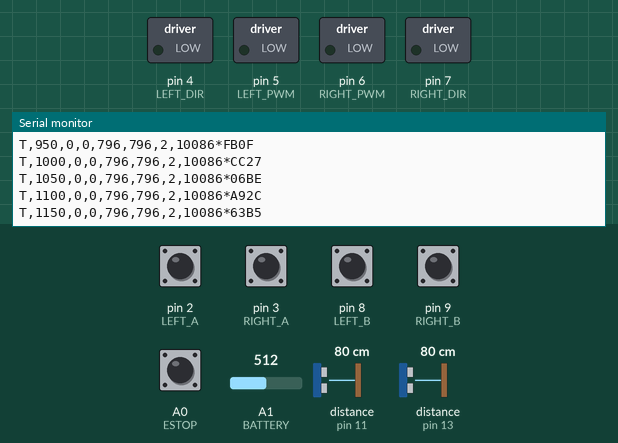
This sketch was run on a simulated Arduino Uno, built with avr-gcc and run on an emulated ATmega328P. Shown: switched loads named in the sketch (green lamp = pin HIGH), the last lines printed to the serial monitor. Wiring (inferred from the names in the program): 2 × ultrasonic range finder: trigger pin 10, echo pin 11 / trigger pin 12, echo pin 13. The inputs (shaded band) are chosen by the test bench; at power-on: A0 (ESTOP), pin 2 (LEFT_A), pin 3 (RIGHT_A), pin 8 (LEFT_B), pin 9 (RIGHT_B) HIGH, distance to the obstacle (sensors on pin 11, pin 13) 80 cm, A1 (BATTERY) = 512. The echo pulse lasts 58.3 µs per cm; pins used as bus, display or sensor lines are not drawn.

Above: at 1.2 s.
1.3 s: distance to the obstacle (sensor on pin 11) set to 2 cm
At 1.42 s:
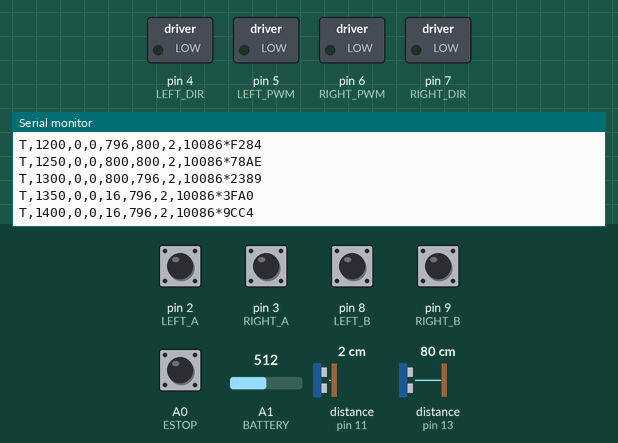
2.9 s: distance to the obstacle (sensor on pin 13) set to 2 cm
At 2.92 s:
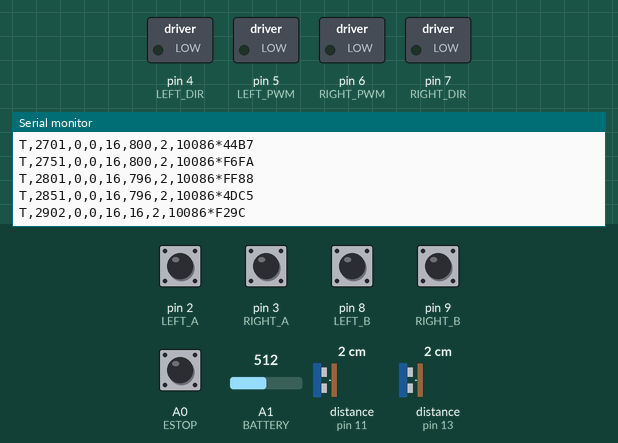
4.8 s: A1 (BATTERY) set to 490
At 4.82 s:
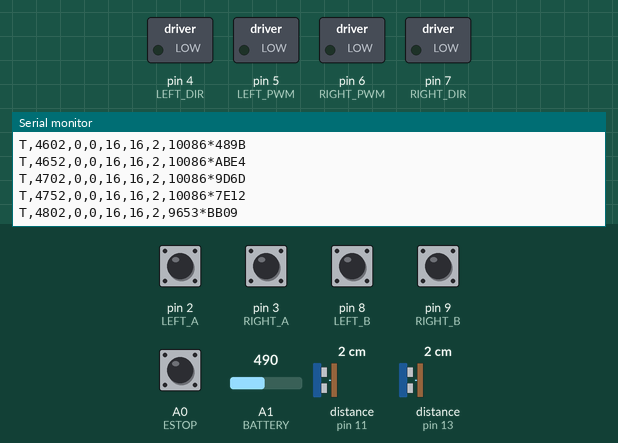
6.8 s: pin 2 (LEFT_A) pulled LOW for 0.15 s
At 7.17 s:
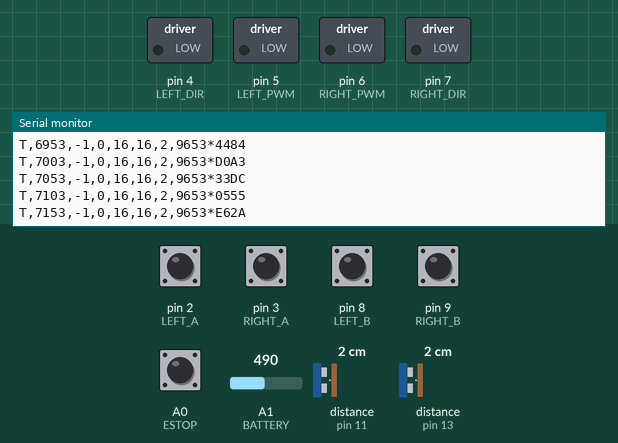
9.0 s: pin 3 (RIGHT_A) pulled LOW for 0.15 s
At 9.32 s:
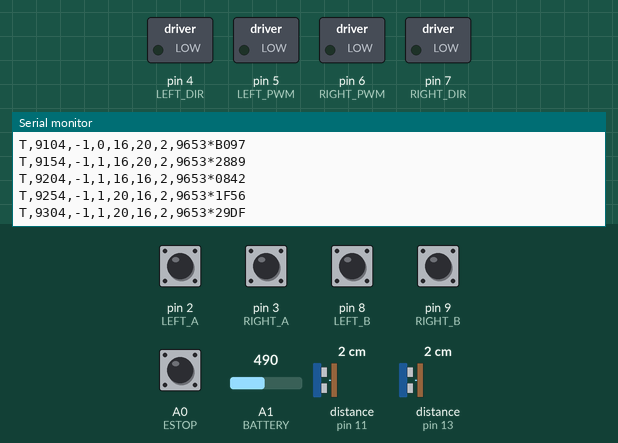
11.0 s: A0 (ESTOP) pulled LOW for 0.15 s
At 11.42 s:
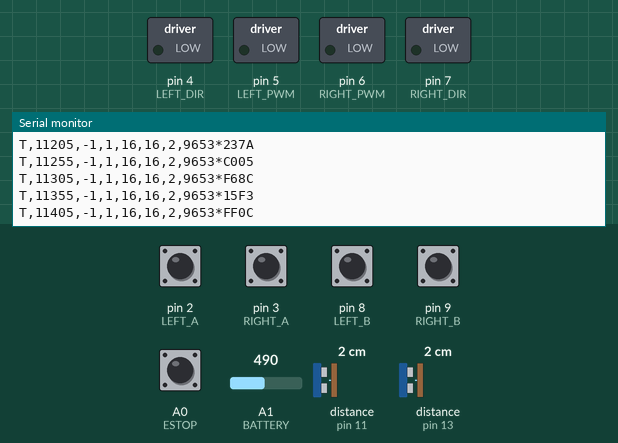
Timing chart, 0 to 13.9 s (numbered marks = the images above; inputs shaded):
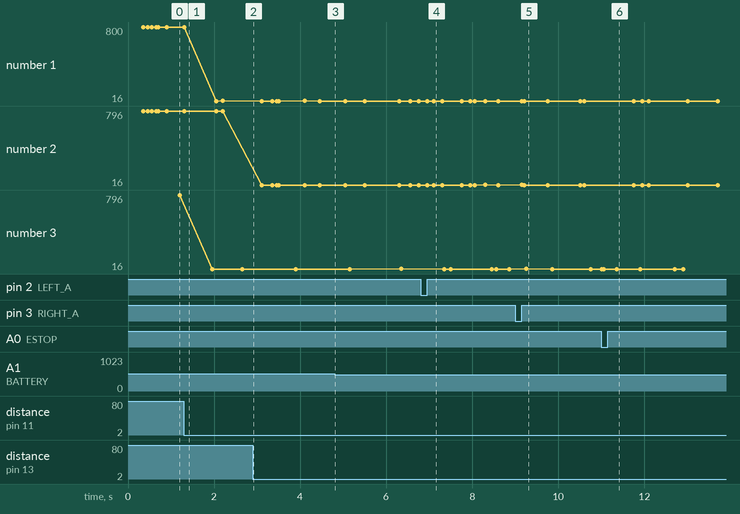

Measured:
- after the input at 1.3 s, the serial monitor: prints a new line after 0.05 s (image 1)
- plotted number 1: 796 → 20 after the input at 1.3 s
- plotted number 3: 796 → 16 after the input at 1.3 s

The sketch:

ostinato_board.ino
```cpp
// Motor board program for the Ostinato rover: an Arduino-compatible board with
// 5 V or 3.3 V logic, two DC motors with quadrature encoders, a motor driver that takes
// PWM and direction, two HC-SR04 distance sensors, and the emergency stop switch.
//
// Nothing has been built. Pin numbers and the constants marked CHECK are placeholders:
// set them for the parts you buy, then run `python -m ostinato.bench` with the wheels
// off the ground before driving. This is on top of a switch that cuts motor power,
// never instead of it.
//
// It compiles and runs on a computer against firmware/host/Arduino.h, with a simulated
// motor, in the tests.

#include <Arduino.h>

#include "motor_guard.h"
#include "wheel.h"

// CHECK: pins
const int LEFT_PWM = 5, LEFT_DIR = 4, RIGHT_PWM = 6, RIGHT_DIR = 7;
const int LEFT_A = 2, LEFT_B = 8, RIGHT_A = 3, RIGHT_B = 9;  // A pins must take interrupts
const int FRONT_TRIG = 10, FRONT_ECHO = 11, REAR_TRIG = 12, REAR_ECHO = 13;
const int ESTOP = A0;  // normally closed switch to ground: pressed or unplugged reads HIGH
const int BATTERY = A1;  // through a divider; see docs/WIRING.md

// CHECK: from the encoder's counts per turn and the wheel's size
const float MM_PER_TICK = 0.5f;
const uint32_t STEP_MS = 50;  // control and report period
// CHECK: battery mV for each count of analogRead. A 10k over 3.3k divider on a 5 V board:
// 5000 / 1023 * (10 + 3.3) / 3.3 = 19.7, for up to 20 V. Measure with a meter and adjust.
const float BATTERY_MV_PER_COUNT = 19.7f;
// CHECK: below this for CUTOFF_MS the board stops the motors until it is restarted, even
// if the computer is gone. 3.2 V a cell for a three-cell lithium battery. Readings under
// 1 V mean the divider is not wired, and are ignored.
const int BATTERY_CUTOFF_MV = 9600;
const uint32_t CUTOFF_MS = 1000;

ostinato::MotorGuard guard;
ostinato::Wheel left(MM_PER_TICK), right(MM_PER_TICK);
volatile long leftTicks = 0, rightTicks = 0;
uint32_t lastStep = 0;
int front = -1, rear = -1;  // mm; -1 when the sensor did not answer
bool readFront = true;
bool flat = false;      // latched: the battery stayed below the cutoff
uint32_t lowSince = 0;  // when it went below, or 0

void leftEdge() { leftTicks += digitalRead(LEFT_B) ? -1 : 1; }
void rightEdge() { rightTicks += digitalRead(RIGHT_B) ? 1 : -1; }  // mirrored on the other side

// One HC-SR04 reading in mm. -1 if it did not answer; 4000 if nothing is in range.
int distance(int trig, int echo) {
  digitalWrite(trig, LOW);
  delayMicroseconds(2);
  digitalWrite(trig, HIGH);
  delayMicroseconds(10);
  digitalWrite(trig, LOW);
  unsigned long us = pulseIn(echo, HIGH, 30000UL);
  if (us == 0) return -1;
  if (us >= 23000UL) return 4000;
  return (int)(us * 343UL / 2000UL);
}

void drive(int pwm, int pin, int dir) {
  digitalWrite(dir, pwm < 0 ? HIGH : LOW);
  analogWrite(pin, pwm < 0 ? -pwm : pwm);
}

void setup() {
  // Motors off before anything else.
  pinMode(LEFT_PWM, OUTPUT);
  pinMode(RIGHT_PWM, OUTPUT);
  analogWrite(LEFT_PWM, 0);
  analogWrite(RIGHT_PWM, 0);
  pinMode(LEFT_DIR, OUTPUT);
  pinMode(RIGHT_DIR, OUTPUT);
  pinMode(LEFT_A, INPUT_PULLUP);
  pinMode(LEFT_B, INPUT_PULLUP);
  pinMode(RIGHT_A, INPUT_PULLUP);
  pinMode(RIGHT_B, INPUT_PULLUP);
  pinMode(FRONT_TRIG, OUTPUT);
  pinMode(REAR_TRIG, OUTPUT);
  pinMode(FRONT_ECHO, INPUT);
  pinMode(REAR_ECHO, INPUT);
  pinMode(ESTOP, INPUT_PULLUP);
  attachInterrupt(digitalPinToInterrupt(LEFT_A), leftEdge, RISING);
  attachInterrupt(digitalPinToInterrupt(RIGHT_A), rightEdge, RISING);
  Serial.begin(115200);
}

void loop() {
  uint32_t now = millis();
  while (Serial.available() > 0) guard.byte((char)Serial.read(), now);
  bool pressed = digitalRead(ESTOP) == HIGH;
  guard.tick(now, pressed || flat);
  if ((uint32_t)(now - lastStep) < STEP_MS) {
    if (!guard.armed()) {  // a stop takes effect at once, not at the next step
      left.stop();
      right.stop();
      drive(0, LEFT_PWM, LEFT_DIR);
      drive(0, RIGHT_PWM, RIGHT_DIR);
    }
    return;
  }
  uint32_t dt = now - lastStep;
  lastStep = now;
  noInterrupts();
  long l = leftTicks, r = rightTicks;
  interrupts();
  drive(left.update(guard.left(), l, dt), LEFT_PWM, LEFT_DIR);
  drive(right.update(guard.right(), r, dt), RIGHT_PWM, RIGHT_DIR);
  // One sensor per step, because each can take up to 30 ms.
  if (readFront) front = distance(FRONT_TRIG, FRONT_ECHO);
  else rear = distance(REAR_TRIG, REAR_ECHO);
  readFront = !readFront;
  char line[64];
  int state = pressed ? 2 : flat ? 3 : guard.armed() ? 1 : 0;
  int battery = (int)(analogRead(BATTERY) * BATTERY_MV_PER_COUNT + 0.5f);  // mV
  if (battery > 1000 && battery < BATTERY_CUTOFF_MV) {
    if (lowSince == 0) lowSince = now ? now : 1;
    if ((uint32_t)(now - lowSince) >= CUTOFF_MS) flat = true;
  } else {
    lowSince = 0;
  }
  int n = snprintf(line, sizeof line, "T,%lu,%ld,%ld,%d,%d,%d,%d", (unsigned long)now, l, r, front, rear, state,
                   battery);
  if (n > 0 && n < (int)sizeof line) {
    char end[8];
    snprintf(end, sizeof end, "*%04X\n", ostinato::crc16(line, (size_t)n));
    Serial.write((const uint8_t *)line, (size_t)n);
    Serial.write((const uint8_t *)end, 6);
  }
}
```

wheel.h
```cpp
// Wheel speed control: feed-forward plus proportional-integral on encoder counts.
// A wheel that is pushed but does not turn for STALL_MS is cut off until it is asked
// to stop: it may be against something, or someone.
#pragma once
#include <stdint.h>

namespace ostinato {

class Wheel {
public:
  // CHECK: FEED is PWM per mm/s, about 255 divided by the top speed with no load.
  static constexpr float FEED = 0.4f, GAIN = 0.15f, INTEGRAL = 0.6f;
  static const int MAX_PWM = 255;
  static const uint32_t STALL_MS = 1000;

  explicit Wheel(float mmPerTick) : mmPerTick_(mmPerTick) {}

  void stop() {
    sum_ = 0;
    pwm_ = 0;
    stuck_ = 0;
  }

  // Target in mm/s, the encoder count now, and ms since the last call. Returns PWM.
  int update(long target, long ticks, uint32_t dt) {
    float speed = dt ? (ticks - last_) * mmPerTick_ * 1000.0f / dt : 0;
    last_ = ticks;
    measured_ = speed;
    if (target == 0 || dt == 0 || dt > 500) {
      stop();
      stalled_ = false;
      return 0;
    }
    if (stalled_) return 0;
    float error = target - speed;
    // Too slow by more than half while pushing: count toward a stall.
    bool slow = (target > 0 ? speed : -speed) < 0.5f * (target > 0 ? target : -target);
    stuck_ = slow ? stuck_ + dt : 0;
    if (stuck_ >= STALL_MS) {
      stop();
      stalled_ = true;
      return 0;
    }
    float before = FEED * target + GAIN * error + INTEGRAL * sum_;
    // Integrate only while the output has room and the wheel is nearly keeping up, so
    // that a held wheel cannot store up a lurch for when it is let go.
    if (!slow && before > -MAX_PWM && before < MAX_PWM) sum_ += error * dt / 1000.0f;
    float limit = 0.3f * MAX_PWM / INTEGRAL;
    sum_ = sum_ > limit ? limit : sum_ < -limit ? -limit : sum_;
    float out = FEED * target + GAIN * error + INTEGRAL * sum_;
    // Never push against the wanted direction: that is braking, left to stopping.
    if ((target > 0 && out < 0) || (target < 0 && out > 0)) out = 0;
    pwm_ = (int)(out > MAX_PWM ? MAX_PWM : out < -MAX_PWM ? -MAX_PWM : out);
    return pwm_;
  }

  float measured() const { return measured_; }
  bool stalled() const { return stalled_; }

private:
  float mmPerTick_, sum_ = 0, measured_ = 0;
  long last_ = 0;
  int pwm_ = 0;
  uint32_t stuck_ = 0;
  bool stalled_ = false;
};

}  // namespace ostinato
```
